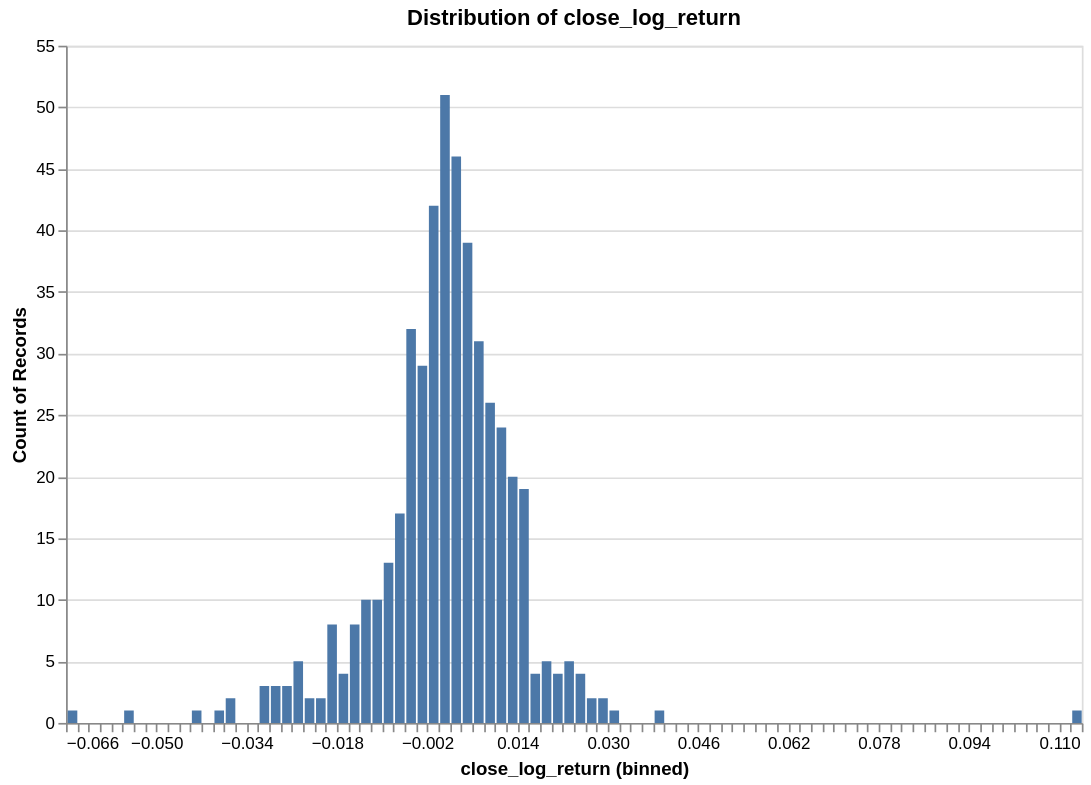

Notebook source saved alongside this figure:
### Code cell
research.plot_distribution(ts, target, no_bins = 100)

### Figure 1 — Vega specification as saved in the notebook (floating-point values rounded to 4 significant figures)
{"$schema": "https://vega.github.io/schema/vega/v6.json", "data": [{"name": "param_f268f798f41c853e_store"}, {"name": "source_0", "values": [{"__count": 39, "bin_maxbins_100_close_log_return": 0.004, "bin_maxbins_100_close_log_return_end": 0.006}, {"__count": 26, "bin_maxbins_100_close_log_return": 0.008, "bin_maxbins_100_close_log_return_end": 0.01}, {"__count": 51, "bin_maxbins_100_close_log_return": 0.0, "bin_maxbins_100_close_log_return_end": 0.002}, {"__count": 17, "bin_maxbins_100_close_log_return": -0.008, "bin_maxbins_100_close_log_return_end": -0.006}, {"__count": 5, "bin_maxbins_100_close_log_return": 0.022, "bin_maxbins_100_close_log_return_end": 0.024}, {"__count": 29, "bin_maxbins_100_close_log_return": -0.004, "bin_maxbins_100_close_log_return_end": -0.002}, {"__count": 4, "bin_maxbins_100_close_log_return": 0.02, "bin_maxbins_100_close_log_return_end": 0.022}, {"__count": 20, "bin_maxbins_100_close_log_return": 0.012, "bin_maxbins_100_close_log_return_end": 0.014}, {"__count": 32, "bin_maxbins_100_close_log_return": -0.006, "bin_maxbins_100_close_log_return_end": -0.004}, {"__count": 42, "bin_maxbins_100_close_log_return": -0.002, "bin_maxbins_100_close_log_return_end": -1.735e-18}, {"__count": 46, "bin_maxbins_100_close_log_return": 0.002, "bin_maxbins_100_close_log_return_end": 0.004}, {"__count": 13, "bin_maxbins_100_close_log_return": -0.01, "bin_maxbins_100_close_log_return_end": -0.008}, {"__count": 31, "bin_maxbins_100_close_log_return": 0.006, "bin_maxbins_100_close_log_return_end": 0.008}, {"__count": 8, "bin_maxbins_100_close_log_return": -0.016, "bin_maxbins_100_close_log_return_end": -0.014}, {"__count": 24, "bin_maxbins_100_close_log_return": 0.01, "bin_maxbins_100_close_log_return_end": 0.012}, {"__count": 4, "bin_maxbins_100_close_log_return": -0.018, "bin_maxbins_100_close_log_return_end": -0.016}, {"__count": 10, "bin_maxbins_100_close_log_return": -0.012, "bin_maxbins_100_close_log_return_end": -0.01}, {"__count": 19, "bin_maxbins_100_close_log_return": 0.014, "bin_maxbins_100_close_log_return_end": 0.016}, {"__count": 5, "bin_maxbins_100_close_log_return": 0.018, "bin_maxbins_100_close_log_return_end": 0.02}, {"__count": 8, "bin_maxbins_100_close_log_return": -0.02, "bin_maxbins_100_close_log_return_end": -0.018}, {"__count": 4, "bin_maxbins_100_close_log_return": 0.016, "bin_maxbins_100_close_log_return_end": 0.018}, {"__count": 2, "bin_maxbins_100_close_log_return": 0.028, "bin_maxbins_100_close_log_return_end": 0.03}, {"__count": 10, "bin_maxbins_100_close_log_return": -0.014, "bin_maxbins_100_close_log_return_end": -0.012}, {"__count": 2, "bin_maxbins_100_close_log_return": -0.022, "bin_maxbins_100_close_log_return_end": -0.02}, {"__count": 2, "bin_maxbins_100_close_log_return": -0.024, "bin_maxbins_100_close_log_return_end": -0.022}, {"__count": 3, "bin_maxbins_100_close_log_return": -0.03, "bin_maxbins_100_close_log_return_end": -0.028}, {"__count": 2, "bin_maxbins_100_close_log_return": -0.038, "bin_maxbins_100_close_log_return_end": -0.036}, {"__count": 5, "bin_maxbins_100_close_log_return": -0.026, "bin_maxbins_100_close_log_return_end": -0.024}, {"__count": 3, "bin_maxbins_100_close_log_return": -0.032, "bin_maxbins_100_close_log_return_end": -0.03}, {"__count": 1, "bin_maxbins_100_close_log_return": 0.03, "bin_maxbins_100_close_log_return_end": 0.032}, {"__count": 4, "bin_maxbins_100_close_log_return": 0.024, "bin_maxbins_100_close_log_return_end": 0.026}, {"__count": 3, "bin_maxbins_100_close_log_return": -0.028, "bin_maxbins_100_close_log_return_end": -0.026}, {"__count": 2, "bin_maxbins_100_close_log_return": 0.026, "bin_maxbins_100_close_log_return_end": 0.028}, {"__count": 1, "bin_maxbins_100_close_log_return": -0.04, "bin_maxbins_100_close_log_return_end": -0.038}, {"__count": 1, "bin_maxbins_100_close_log_return": -0.056, "bin_maxbins_100_close_log_return_end": -0.054}, {"__count": 1, "bin_maxbins_100_close_log_return": -0.066, "bin_maxbins_100_close_log_return_end": -0.064}, {"__count": 1, "bin_maxbins_100_close_log_return": 0.112, "bin_maxbins_100_close_log_return_end": 0.114}, {"__count": 1, "bin_maxbins_100_close_log_return": -0.044, "bin_maxbins_100_close_log_return_end": -0.042}, {"__count": 1, "bin_maxbins_100_close_log_return": 0.038, "bin_maxbins_100_close_log_return_end": 0.04}]}, {"name": "source_0_y_domain___count", "values": [{"min": 1, "max": 51}]}], "signals": [{"name": "bin_maxbins_100_close_log_return_bins", "value": {"fields": ["close_log_return"], "fname": "bin_close_log_return", "start": -0.066, "step": 0.002, "stop": 0.114}}, {"name": "unit", "value": {}, "on": [{"events": "pointermove", "update": "isTuple(group()) ? group() : unit"}]}, {"name": "param_f268f798f41c853e", "update": "vlSelectionResolve(\"param_f268f798f41c853e_store\", \"union\")"}, {"name": "param_f268f798f41c853e_close_log_return", "on": [{"events": [{"source": "view", "type": "dblclick"}], "update": "null"}, {"events": {"signal": "param_f268f798f41c853e_translate_delta"}, "update": "panLinear(param_f268f798f41c853e_translate_anchor.extent_x, -param_f268f798f41c853e_translate_delta.x / width)"}, {"events": {"signal": "param_f268f798f41c853e_zoom_delta"}, "update": "zoomLinear(domain(\"x\"), param_f268f798f41c853e_zoom_anchor.x, param_f268f798f41c853e_zoom_delta)"}]}, {"name": "param_f268f798f41c853e_tuple", "on": [{"events": [{"signal": "param_f268f798f41c853e_close_log_return"}], "update": "param_f268f798f41c853e_close_log_return ? {unit: \"\", fields: param_f268f798f41c853e_tuple_fields, values: [param_f268f798f41c853e_close_log_return]} : null"}]}, {"name": "param_f268f798f41c853e_tuple_fields", "value": [{"field": "close_log_return", "channel": "x", "type": "R"}]}, {"name": "param_f268f798f41c853e_translate_anchor", "value": {}, "on": [{"events": [{"source": "scope", "type": "pointerdown"}], "update": "{x: x(unit), y: y(unit), extent_x: domain(\"x\")}"}]}, {"name": "param_f268f798f41c853e_translate_delta", "value": {}, "on": [{"events": [{"source": "window", "between": [{"source": "scope", "type": "pointerdown"}, {"source": "window", "type": "pointerup"}], "type": "pointermove", "consume": true}], "update": "{x: param_f268f798f41c853e_translate_anchor.x - x(unit), y: param_f268f798f41c853e_translate_anchor.y - y(unit)}"}]}, {"name": "param_f268f798f41c853e_zoom_anchor", "on": [{"events": [{"source": "scope", "type": "wheel", "consume": true}], "update": "{x: invert(\"x\", x(unit)), y: invert(\"y\", y(unit))}"}]}, {"name": "param_f268f798f41c853e_zoom_delta", "on": [{"events": [{"source": "scope", "consume": true, "type": "wheel"}], "update": "pow(1.001, event.deltaY * pow(16, event.deltaMode))", "force": true}]}, {"name": "param_f268f798f41c853e_modify", "on": [{"events": {"signal": "param_f268f798f41c853e_tuple"}, "update": "modify(\"param_f268f798f41c853e_store\", param_f268f798f41c853e_tuple, true)"}]}], "marks": [{"type": "rect", "name": "marks", "from": {"data": "source_0"}, "encode": {"update": {"x2": {"field": "bin_maxbins_100_close_log_return", "scale": "x", "offset": {"signal": "0.5 + (abs(scale(\"x\", datum[\"bin_maxbins_100_close_log_return_end\"]) - scale(\"x\", datum[\"bin_maxbins_100_close_log_return\"])) < 0.25 ? -0.5 * (0.25 - (abs(scale(\"x\", datum[\"bin_maxbins_100_close_log_return_end\"]) - scale(\"x\", datum[\"bin_maxbins_100_close_log_return\"])))) : 0.5)"}}, "x": {"field": "bin_maxbins_100_close_log_return_end", "scale": "x", "offset": {"signal": "0.5 + (abs(scale(\"x\", datum[\"bin_maxbins_100_close_log_return_end\"]) - scale(\"x\", datum[\"bin_maxbins_100_close_log_return\"])) < 0.25 ? 0.5 * (0.25 - (abs(scale(\"x\", datum[\"bin_maxbins_100_close_log_return_end\"]) - scale(\"x\", datum[\"bin_maxbins_100_close_log_return\"])))) : -0.5)"}}, "fill": {"value": "#4c78a8"}, "y": {"field": "__count", "scale": "y"}, "y2": {"value": 0, "scale": "y"}}}, "clip": true, "style": ["bar"], "interactive": true}], "scales": [{"name": "x", "type": "linear", "domain": {"signal": "[bin_maxbins_100_close_log_return_bins.start, bin_maxbins_100_close_log_return_bins.stop]"}, "range": [0, {"signal": "width"}], "bins": {"signal": "bin_maxbins_100_close_log_return_bins"}, "zero": false, "domainRaw": {"signal": "param_f268f798f41c853e[\"close_log_return\"]"}}, {"name": "y", "type": "linear", "domain": [{"signal": "(data(\"source_0_y_domain___count\")[0] || {}).min"}, {"signal": "(data(\"source_0_y_domain___count\")[0] || {}).max"}], "range": [{"signal": "height"}, 0], "zero": true, "nice": true}], "axes": [{"scale": "y", "domain": false, "orient": "left", "grid": true, "tickCount": {"signal": "ceil(height/40)"}, "maxExtent": 0, "labels": false, "minExtent": 0, "ticks": false, "zindex": 0, "gridScale": "x", "aria": false}, {"scale": "x", "labelOverlap": true, "zindex": 0, "grid": false, "orient": "bottom", "labelFlush": true, "tickCount": {"signal": "ceil(width/10)"}, "title": "close_log_return (binned)"}, {"scale": "y", "grid": false, "tickCount": {"signal": "ceil(height/40)"}, "orient": "left", "title": "Count of Records", "labelOverlap": true, "zindex": 0}], "title": {"text": "Distribution of close_log_return", "frame": "group"}, "style": "cell", "width": 600, "height": 400, "background": "white", "padding": 5}
